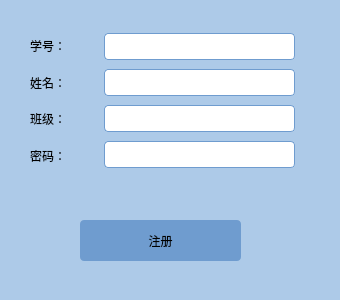
<?xml version="1.0" encoding="UTF-8"?>
<ui version="4.0">
 <class>Register</class>
 <widget class="QWidget" name="Register">
  <property name="geometry">
   <rect>
    <x>0</x>
    <y>0</y>
    <width>340</width>
    <height>300</height>
   </rect>
  </property>
  <property name="windowTitle">
   <string>注册</string>
  </property>
  <property name="styleSheet">
   <string notr="true">background: rgb(173, 202, 232);</string>
  </property>
  <widget class="QPushButton" name="pushButton">
   <property name="geometry">
    <rect>
     <x>80</x>
     <y>220</y>
     <width>161</width>
     <height>41</height>
    </rect>
   </property>
   <property name="styleSheet">
    <string notr="true">background-color: rgb(111, 156, 207);
font: 12pt &quot;华文彩云&quot;;
border-radius: 4px;
height: 25px;
 </string>
   </property>
   <property name="text">
    <string>注册</string>
   </property>
  </widget>
  <widget class="QWidget" name="layoutWidget">
   <property name="geometry">
    <rect>
     <x>30</x>
     <y>30</y>
     <width>61</width>
     <height>141</height>
    </rect>
   </property>
   <layout class="QVBoxLayout" name="verticalLayout">
    <item>
     <widget class="QLabel" name="label">
      <property name="styleSheet">
       <string notr="true">font: 11pt &quot;华文彩云&quot;;</string>
      </property>
      <property name="text">
       <string>学号：</string>
      </property>
     </widget>
    </item>
    <item>
     <widget class="QLabel" name="label_3">
      <property name="styleSheet">
       <string notr="true">font: 11pt &quot;华文彩云&quot;;</string>
      </property>
      <property name="text">
       <string>姓名：</string>
      </property>
     </widget>
    </item>
    <item>
     <widget class="QLabel" name="label_4">
      <property name="styleSheet">
       <string notr="true">font: 11pt &quot;华文彩云&quot;;</string>
      </property>
      <property name="text">
       <string>班级：</string>
      </property>
     </widget>
    </item>
    <item>
     <widget class="QLabel" name="label_2">
      <property name="styleSheet">
       <string notr="true">font: 11pt &quot;华文彩云&quot;;</string>
      </property>
      <property name="text">
       <string>密码：</string>
      </property>
     </widget>
    </item>
   </layout>
  </widget>
  <widget class="QWidget" name="layoutWidget">
   <property name="geometry">
    <rect>
     <x>104</x>
     <y>30</y>
     <width>191</width>
     <height>141</height>
    </rect>
   </property>
   <layout class="QVBoxLayout" name="verticalLayout_2">
    <item>
     <widget class="QLineEdit" name="lineEdit">
      <property name="styleSheet">
       <string notr="true">border-radius: 4px;
height: 25px;
border: 1px solid rgb(111, 156, 207);
background: white;</string>
      </property>
     </widget>
    </item>
    <item>
     <widget class="QLineEdit" name="lineEdit_3">
      <property name="styleSheet">
       <string notr="true">border-radius: 4px;
height: 25px;
border: 1px solid rgb(111, 156, 207);
background: white;</string>
      </property>
     </widget>
    </item>
    <item>
     <widget class="QLineEdit" name="lineEdit_4">
      <property name="styleSheet">
       <string notr="true">border-radius: 4px;
height: 25px;
border: 1px solid rgb(111, 156, 207);
background: white;</string>
      </property>
     </widget>
    </item>
    <item>
     <widget class="QLineEdit" name="lineEdit_2">
      <property name="styleSheet">
       <string notr="true">border-radius: 4px;
height: 25px;
border: 1px solid rgb(111, 156, 207);
background: white;</string>
      </property>
     </widget>
    </item>
   </layout>
  </widget>
 </widget>
 <resources/>
 <connections/>
</ui>
